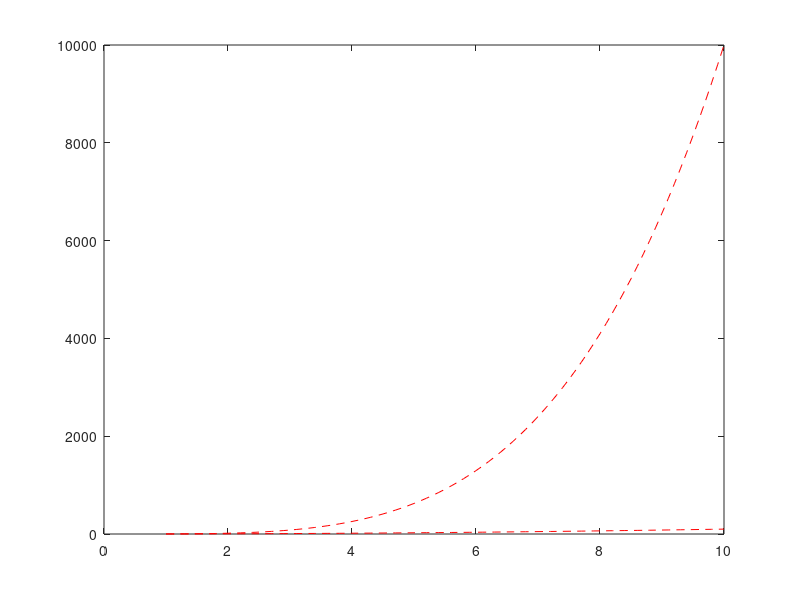

Write MATLAB code to recreate this figure. (Note: this script raises an error after producing the figure.)
%matlab code
x=1;
y=3;
z=x+y;
fprintf('z=%2.3f',z);
a=11;
b=2;
c=a+1i*b;
fprintf('complex c=%2.3f',c);
t=1:0.1:10;
z=t.^2;
figure(1); clf;
plot(t,z,'r--');
hold on;
plot(t,z.^2,'r--');
hold on; plot(t,z^2,'b');
xlabel('t');
ylabel('z^2');


i=1
for t=0:1e-3:10e-3
  t(i)=t;
  s(i)=sin(2*pi*50*t);
  i=i+1;
end
figure(2); p=plot(t,s,'b'); set(p,'LineWidth',12);
hold on; p=plot(t,s^1.2,'r'); set(p,'LineWidth',12);
hold on; p=plot(t,s^1.3,'kx'); set(p,'LineWidth',12);
grid on
  
